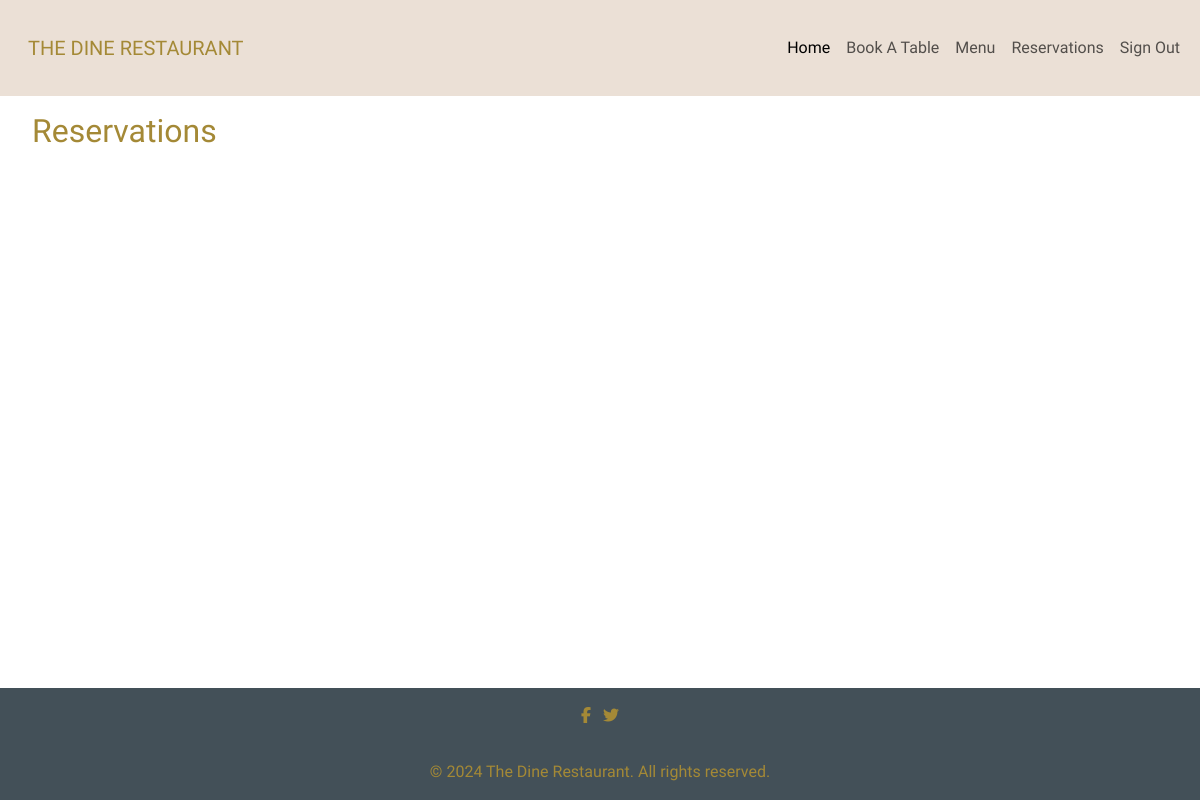
Before: /reservation/list (signed in) with the older database file.
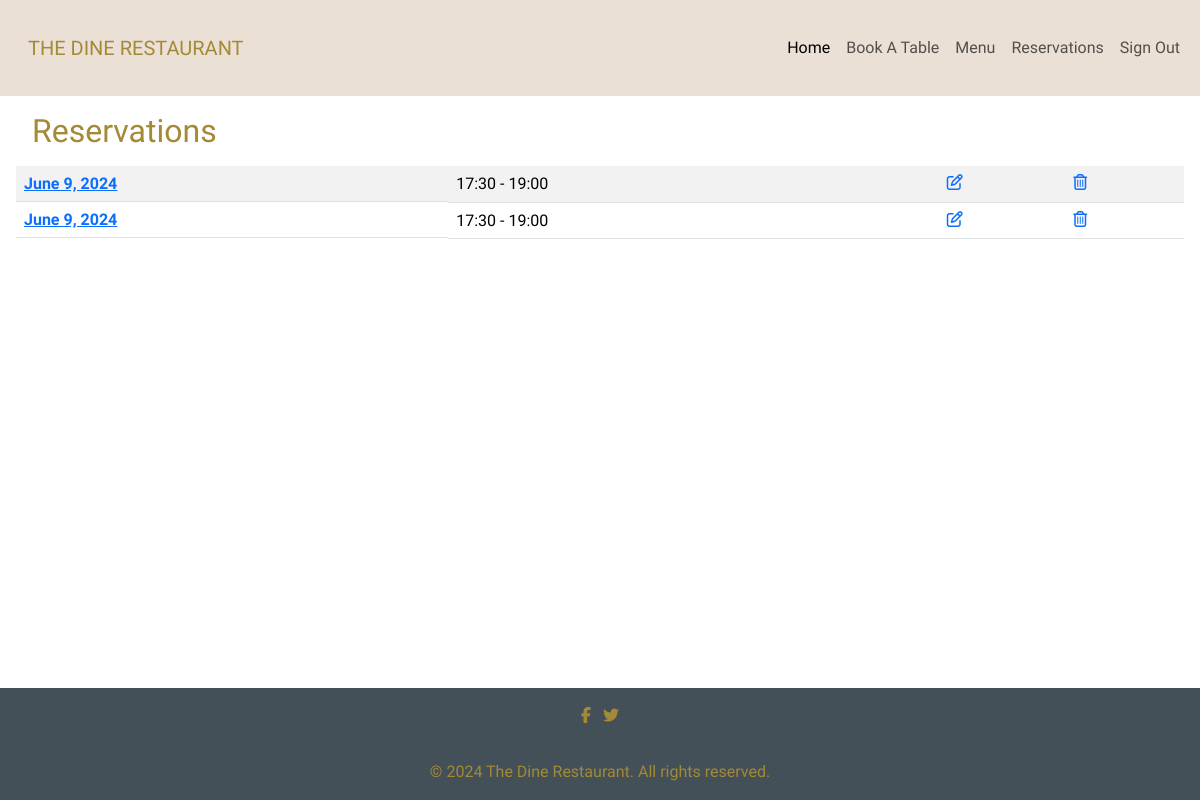
After: the same page with the newer database file.
### reservation/models.py (models this page shows, shortened)
class Reservation(models.Model):
    time_slot = models.IntegerField(choices=TIME_SLOTS, default=2)
    customer = models.ForeignKey(Customer, on_delete=models.CASCADE)
    reservation_date = models.DateField(default=timezone.now)
    number_of_guests = models.IntegerField(default=2)
    table = models.ForeignKey(Table, on_delete=models.DO_NOTHING)
    class Meta:
        ordering = ['reservation_date', 'time_slot']

### reservation/views.py (the view)
# urls.py: path("list", views.ReservationListView.as_view(), name="reservation_list"),
class ReservationListView(LoginRequiredMixin, ListView):
    template_name = 'reservation/reservation_list.html'
    def get_queryset(self):
        if self.request.user.is_staff:
            return Reservation.objects.filter(reservation_date__gt=(date.today() - timedelta(days=1)))
        else:
            customer_ = list(Customer.objects.filter(email=self.request.user.username))[0]
            return Reservation.objects.filter(customer=customer_, reservation_date__gt=(date.today() - timedelta(days=1)))

### reservation/templates/reservation/reservation_list.html (shortened to what this page needs)
{% extends 'base.html' %}
{% block content %}
<div class="table-responsive mx-3">
    <h2 class="m-3">Reservations</h2>
    <table class="table table-striped">
        <tbody>
        {% for instance in object_list %}
        <tr>
            <th class="row">
                <a href="{% url 'reservation:reservation-details' instance.id %}">{{instance.reservation_date}}</a>
            </th>
            <td>
                {{ instance.get_time_slot_display }}
            </td>
            {% if request.user.is_staff %}
            <td>
            </td>
            {% endif %}
            <td>
                <a href="{% url 'reservation:reservation-update' instance.id %}">
                    <i class="fa-regular fa-pen-to-square"></i>
                </a>
            </td>
            <td>
                <a href="{% url 'reservation:reservation-delete' instance.id %}">
                    <i class="fa-regular fa-trash-can"></i>
                </a>
            </td>
        </tr>
        {% endfor %}
        </tbody>
    </table>
</div>
{% endblock %}

### templates/base.html (shortened to what this page needs)
{% load static %}
<html lang="en">
<head>
    {% block css %}
    <link href="https://cdn.jsdelivr.net/npm/bootstrap@5.3.2/dist/css/bootstrap.min.css" rel="stylesheet"
>
    <link rel="stylesheet" href="{% static 'css/style.css' %}">
    {% endblock %}
</head>
<body>
<header>
    {% include 'includes/navbar.html' %}
</header>
<main class="pb-5 justify-content-center">
    <div class="pb-5 justify-content-center">
        <div class="justify-content-center">
            {% block content %}{% endblock content %}
        </div>
    </div>
</main>
{% include 'includes/footer.html' %}
</body>
</html>

### templates/includes/navbar.html (shortened to what this page needs)
{% load allauth i18n %}
<nav class="navbar navbar-expand-lg bg-body-tertiary col-md-12">
    <div class="container-fluid">
        <a class="navbar-brand ms-3" href="#">
            THE DINE RESTAURANT
        </a>
        <div class="collapse navbar-collapse" id="navbarNav">
            <ul class="navbar-nav ms-auto">
                <li class="nav-item">
                    <a class="nav-link active" aria-current="page" href="{% url 'home:home' %}">Home</a>
                </li>
                <li class="nav-item">
                    <a class="nav-link" href="{% url 'reservation:reservation-create' %}">Book A Table</a>
                </li>
                <li class="nav-item">
                    <a class="nav-link" href="{% url 'menu:menu' %}">Menu</a>
                </li>
                {% if request.user.is_authenticated %}
                <li class="nav-item">
                    <a class="nav-link" href="{% url 'reservation:reservation_list' %}">Reservations</a>
                </li>
                <li class="nav-item">
                <a class="nav-link" href="{% url 'account_logout' %}">Sign Out</a>
                </li>
                {% endif %}
            </ul>
        </div>
    </div>
</nav>

### templates/includes/footer.html
<footer class="footer text-center text-lg-start dark-bg fixed-bottom">
    <div class="text-muted text-center">
      <ul class="list-inline pt-3">
            <li class="list-inline-item">
                <a class="text-muted text-decoration-none" href="https://facebook.com" target="_blank" rel="noopener" aria-label="visit our facebook page(opens in a new tab)">
                    <i class="fab fa-facebook-f"></i>
                </a>
            </li>
            <li class="list-inline-item">
                <a href="https://twitter.com" class="text-muted text-decoration-none" target="_blank" rel="noopener"  aria-label="visit our twitter page(opens in a new tab)">
                    <i class="fab fa-twitter"></i>
                </a>
            </li>
        </ul>
        <div class="text-center p-3">
            © 2024 The Dine Restaurant. All rights reserved.
        </div>
    </div>
</footer>

### static/css/style.css (style rules this page uses)
html { font-size: 1rem; }
body { font-family: "Gabriela", serif; color: #a48936; background-color: white }
.navbar { background-color: #ebe0d6; --bs-navbar-padding-y: 0rem; text-align: center; }
.navbar>.container, .navbar>.container-fluid, .navbar>.container-lg, .navbar>.container-md, .navbar>.container-sm, .navbar>.container-xl, .navbar>.container-xxl { background-color: #ebe0d6; height: 12vh; }
.navbar > * > .navbar-brand { font-family: 'Julius Sans One', Sans-serif; color: #a48936; }
.nav-item { word-wrap: normal; background-color: #ebe0d6; }
.footer { background-color: #435058; }
.text-muted { color:#a48936!important }
.table-responsive { min-height: 30vh }

Changed rows visible on the page:
added Reservation: reservation_date "June 9, 2024", time_slot "17:30 - 19:00"
added Reservation: reservation_date "June 9, 2024", time_slot "17:30 - 19:00"
